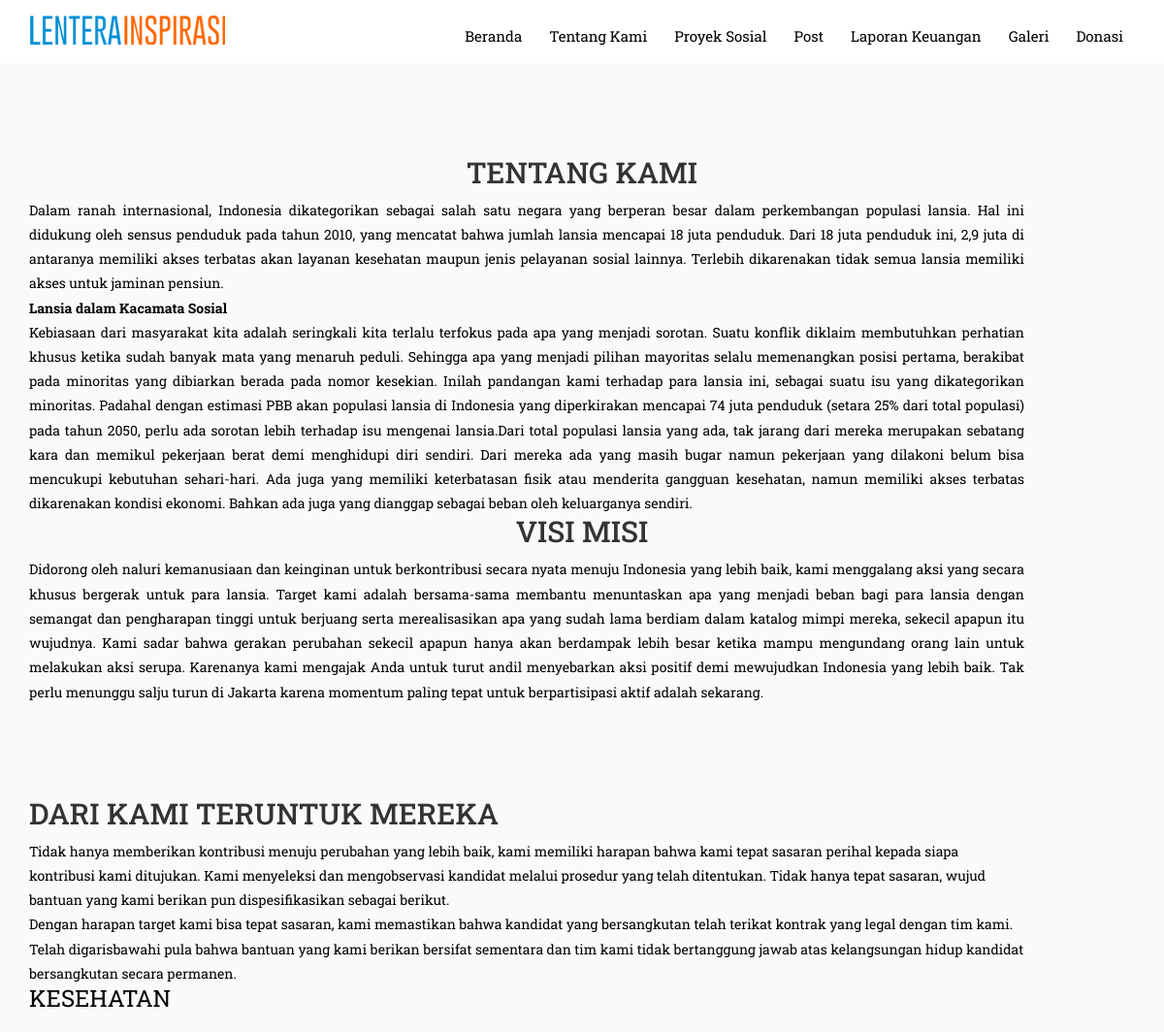
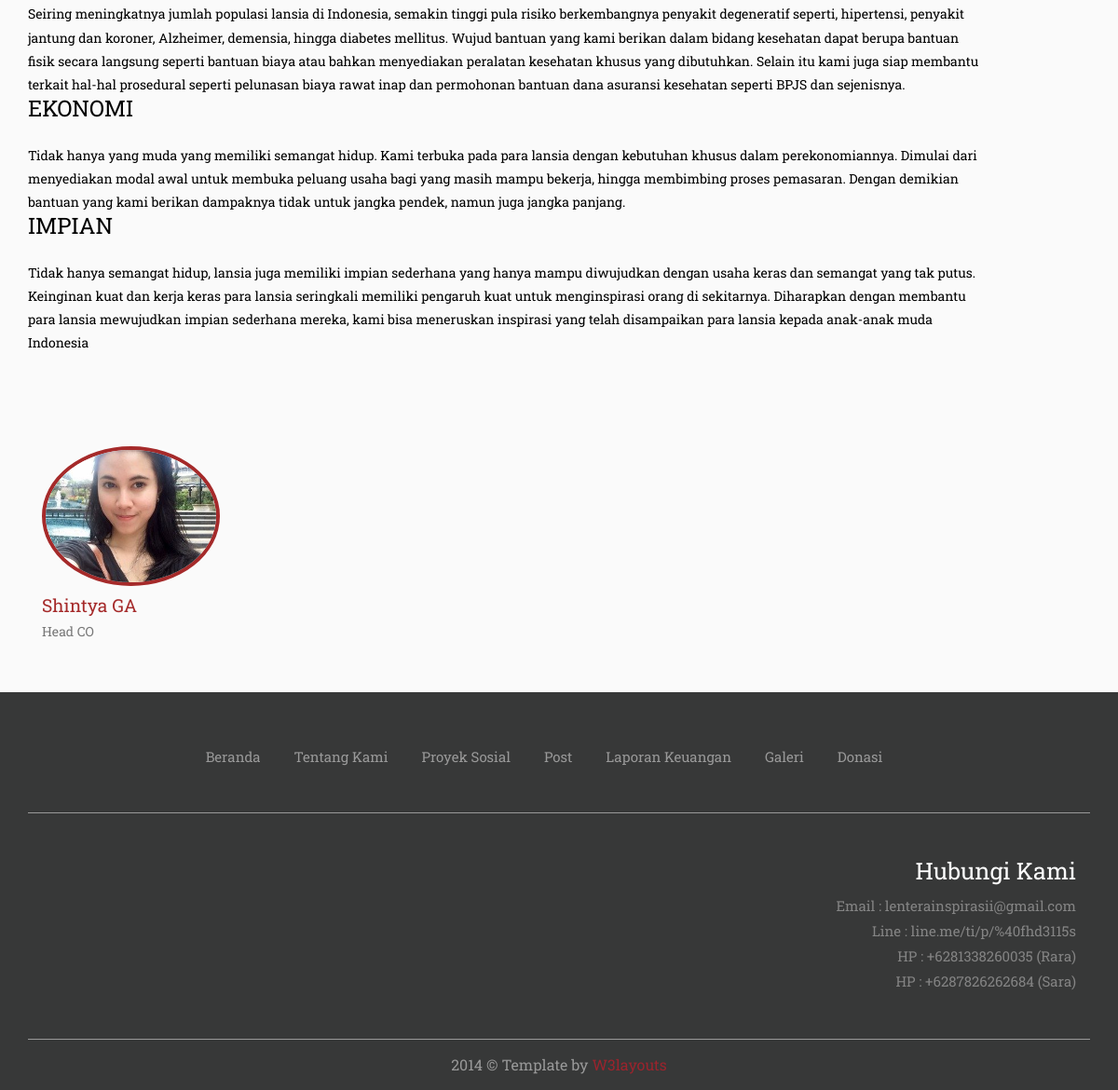
Page /index.php/home/tentang on the committed database (2 pictures, top to bottom).
### tables this page shows
CREATE TABLE `menu` (
  `id` int(11) NOT NULL,
  `jenis_menu` varchar(100) NOT NULL,
  `content` text NOT NULL
);

CREATE TABLE `member` (
  `id` int(11) NOT NULL,
  `name` varchar(100) NOT NULL,
  `position` varchar(100) NOT NULL,
  `pic` varchar(100) NOT NULL
);

### application/controllers/home.php (called while the page is built, shortened)
<?php
class Home extends CI_Controller {
	public function __construct()
	{
		$this->load->model('home_m');
	}
	public function tentang()
	{
		$data['title'] = "Tentang Kami";
		$data['tentang'] = $this->home_m->ambil_tentang();
		$data['tujuan'] = $this->home_m->ambil_tujuan();
		$data['anggota'] = $this->home_m->ambil_anggota();
		$this->load->view('home/tentang',$data);
	}
}

### index.php (called while the page is built, shortened)
<?php
require_once BASEPATH.'core/CodeIgniter.php';

### application/models/home_m.php (called while the page is built, shortened)
<?php
class Home_m extends CI_Model {
	function ambil_tentang()
	{
		$this->db->where('jenis_menu', 'tentang_kami');
		$query = $this->db->get('menu', 1);
		return $query->row();
	}
	function ambil_tujuan()
	{
		$this->db->where('jenis_menu', 'tujuan');
		$query = $this->db->get('menu', 1);
		return $query->row();
	}
	function ambil_anggota()
	{
		$query = $this->db->get('member');
		return $query->result();
	}
}

### application/views/home/tentang.php (the view, shortened to what this page needs)
<?php $this->load->view('home/_header.php'); ?>
<div class="about">
     <div class="container">
	     <div class="about-main">
	  	    <div class="about-grid">
			  <div class="col-md-12 about-left">
				   <?php echo $tentang->content ?>
				</div>
			<div class="clearfix"> </div>
				</div>
		</div>
		<div class="about-main">
	  	    <div class="about-grid">
			  <div class="col-md-12 about-left">
				   <?php echo $tujuan->content ?>
				</div>
			<div class="clearfix"> </div>
				</div>
		</div>
		<div class="aboutus-top">
				<?php foreach ($anggota as $row): ?>
				<div class="col-md-4  aboutus-left">
					<img src="<?php echo base_url().'uploads/anggota/'.$row->pic ?>" alt="<?php echo $row->name ?>" height="150px"/>
					<h4><?php echo $row->name ?></h4>
					<h5><?php echo $row->position ?></h5>
				</div>
				<?php endforeach ?>
			<div class="clearfix"> </div>
		</div>
	</div>
</div>
<?php $this->load->view('home/_footer'); ?>

### application/views/home/_header.php (shortened to what this page needs)
<!DOCTYPE html>
<html>
<head>
<link href="<?php echo base_url() ?>assets/home/css/bootstrap.css" rel="stylesheet" type="text/css" media="all">
<link href="<?php echo base_url() ?>assets/home/css/style.css" rel="stylesheet" type="text/css" media="all"/>
</head>
<body>
<div class="mothergrid">
	<div class="container">
		<div class="header">
			<div class="logo">
				<a href="<?php echo base_url() ?>"> <img src="<?php echo base_url() ?>assets/home/images/logo.png" alt=""/> </a>
			</div>
			<div class="navg">
				<ul class="res">
					<li><a href="<?php echo base_url() ?>">Beranda</a></li>
					<li><a href="<?php echo base_url() ?>home/tentang">Tentang Kami</a></li>
					<li><a href="<?php echo base_url() ?>home/proyek">Proyek Sosial</a></li>
					<li><a href="<?php echo base_url() ?>home/post">Post</a></li>
					<li><a href="<?php echo base_url() ?>home/laporan">Laporan Keuangan</a></li>
					<li><a href="<?php echo base_url() ?>home/galeri">Galeri</a></li>
					<li><a href="<?php echo base_url() ?>home/donasi">Donasi</a></li>
				</ul>
			</div>
		<div class="clearfix"> </div>
		</div>
	</div>
</div>

### application/views/home/_footer.php (shortened to what this page needs)
<div class="footer">
	<div class="container">
		<div class="footer-main">
			<div class="footer-navg">
				<ul>
					<li><a href="<?php echo base_url() ?>">Beranda</a></li>
					<li><a href="<?php echo base_url() ?>home/tentang">Tentang Kami</a></li>
					<li><a href="<?php echo base_url() ?>home/proyek">Proyek Sosial</a></li>
					<li><a href="<?php echo base_url() ?>home/post">Post</a></li>
					<li><a href="<?php echo base_url() ?>home/laporan">Laporan Keuangan</a></li>
					<li><a href="<?php echo base_url() ?>home/galeri">Galeri</a></li>
					<li><a href="<?php echo base_url() ?>home/donasi">Donasi</a></li>
				</ul>
			</div>
			<div class="footer-top">
				<div class="col-md-4 footer-left">
				</div>
				<div class="col-md-4 footer-middle">
				</div>
				<div class="col-md-4 footer-right">
					<h3>Hubungi Kami</h3>
					<p>Email : lenterainspirasii@gmail.com</p>
					<p>Line : line.me/ti/p/%40fhd3115s</p>
					<p>HP : +6281338260035 (Rara)</p>
					<p>HP : +6287826262684 (Sara)</p>
				</div>
			<div class="clearfix"> </div>
			</div>
			<div class="footer-bottom">
				<p>2014 &copy Template by <a href="http://w3layouts.com/"> W3layouts </a> </p>
			</div>
		</div>
	</div>
</div>
</body>
</html>

### assets/home/css/style.css (style rules this page uses)
h4, h5, h6, h1, h2, h3 { margin-top: 0; }
ul, ol { margin: 0; }
p { margin: 0; }
html, body { font-family: 'Roboto Slab', serif; font-size: 100%; background:#fff; }
.header { padding:1em 0px; }
.logo { float:left; cursor:pointer; }
.navg { float:right; }
.navg ul { list-style:none; padding:0px; }
.navg ul li { display:inline-block; margin:10px 0px 0px 0px; }
.navg ul li a { font-size:15px; font-weight:400; color: #000; padding:10px 12px; border-radius: 3px; }
.footer { background:#373838; }
.footer-navg { text-align: center; padding: 3em 0px; border-bottom: 1px solid #999; }
.footer-navg ul { list-style:none; padding:0px; }
.footer-navg ul li { display:inline-block; margin:10px 2em 0px 0px; }
.footer-navg ul li a { font-size: 15px; font-weight: 400; color: #999; }
.footer-top { padding: 3em 0px; border-bottom: 1px solid #999; }
.footer-right h3 { font-size: 25px; font-weight: 400; color: #fff; }
.footer-right { text-align:right; }
.footer-right p { font-size: 15px; font-weight: 400; color: #848484; line-height:1.8em; }
.footer-bottom p { font-size: 1em; font-weight: 400; color: #999; text-align: center; padding: 1em 0px; }
.footer-bottom p a { font-size:1em; font-weight:400; color:#9B242D; }
.about { background: rgba(153, 153, 153, 0.05); }
.about { padding: 3em 0px; }
.about-grid { margin: 3em 0px; }
.about-left { padding: 0px; }
.about-left h4 { font-size: 1.5em; color: #000; font-weight: 400; margin-bottom: 1em; }
.about-left p { font-size: 14px; font-weight: 400; color: #000; width: 90%; line-height: 1.8em; }
.aboutus-left img { border: 4px solid brown; border-radius: 50%; }
.aboutus-left h4 { font-size: 1.2em; font-weight: 400; color: brown; margin: 10px 0px; }
.aboutus-left h5 { font-size: 14px; font-weight: 400; color: #777; }

### rows in the picture
menu: content "TENTANG KAMI Dalam ranah internasional, Indonesia dikategorikan sebagai salah satu negara yang berperan besar dalam perkembangan populasi lansia. Hal ini didukung oleh sensus penduduk pada tahun 2010, yang mencatat bahwa jumlah lansia mencapai 18 juta penduduk. Dari 18 juta penduduk ini, 2,9 juta di antaranya memiliki akses terbatas akan layanan kesehatan maupun jenis pelayanan sosial lainnya. Terlebih dikarenakan tidak semua lansia memiliki akses untuk jaminan pensiun. Lansia dalam Kacamata Sosial Kebiasaan dari masyarakat kita adalah seringkali kita terlalu terfokus pada apa yang menjadi sorotan. Suatu konflik diklaim membutuhkan perhatian khusus ketika sudah banyak mata yang menaruh…"
menu: content "DARI KAMI TERUNTUK MEREKA Tidak hanya memberikan kontribusi menuju perubahan yang lebih baik, kami memiliki harapan bahwa kami tepat sasaran perihal kepada siapa kontribusi kami ditujukan. Kami menyeleksi dan mengobservasi kandidat melalui prosedur yang telah ditentukan. Tidak hanya tepat sasaran, wujud bantuan yang kami berikan pun dispesifikasikan sebagai berikut. Dengan harapan target kami bisa tepat sasaran, kami memastikan bahwa kandidat yang bersangkutan telah terikat kontrak yang legal dengan tim kami. Telah digarisbawahi pula bahwa bantuan yang kami berikan bersifat sementara dan tim kami tidak bertanggung jawab atas kelangsungan hidup kandidat bersangkutan secara permanen.…"
member: pic (picture), name "Shintya GA", position "Head CO"
